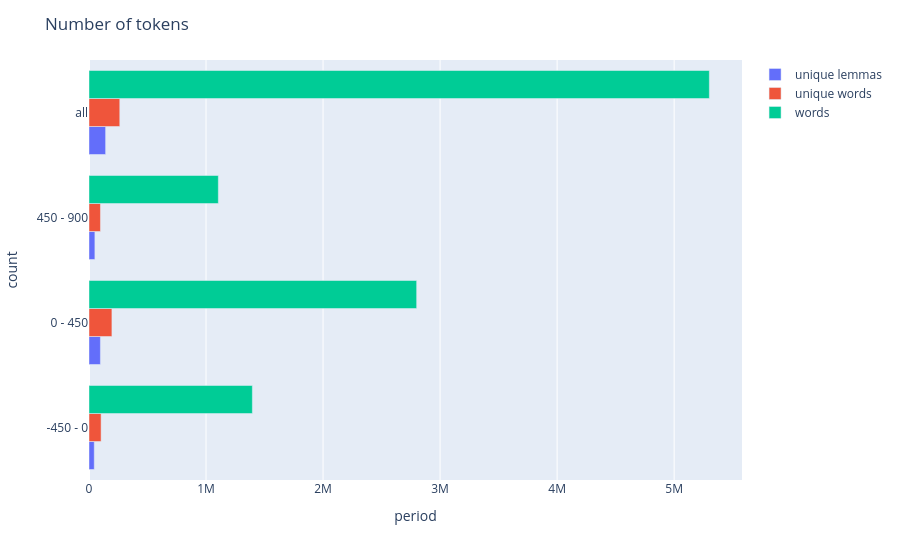

The notebook cell this image was saved under:
### Code cell
fig = px.bar(corpus_stats_df,
             y="period",
             x=["lemmas_u", "words_u", "words"],
             barmode="group",
             orientation='h',
            )
labels=dict(words="words", words_u="unique words", lemmas_u="unique lemmas")

fig.for_each_trace(lambda trace: trace.update(name = labels[trace.name]))

fig.update_layout(
    title="Number of tokens",
    xaxis_title="period",
    yaxis_title="count",
    legend_title="",    
)

fig.show()

### Figure 1 — Plotly figure (JSON) as saved in the notebook; plotly's stock layout.template omitted (floating-point values rounded to 4 significant figures)
{"data": [{"alignmentgroup": "True", "hovertemplate": "variable=lemmas_u<br>value=%{x}<br>period=%{y}<extra></extra>", "legendgroup": "lemmas_u", "marker": {"color": "#636efa", "pattern": {"shape": ""}}, "name": "unique lemmas", "offsetgroup": "lemmas_u", "orientation": "h", "showlegend": true, "textposition": "auto", "type": "bar", "x": [44861, 97396, 50265, 142051], "xaxis": "x", "y": ["-450 - 0", "0 - 450", "450 - 900", "all"], "yaxis": "y"}, {"alignmentgroup": "True", "hovertemplate": "variable=words_u<br>value=%{x}<br>period=%{y}<extra></extra>", "legendgroup": "words_u", "marker": {"color": "#EF553B", "pattern": {"shape": ""}}, "name": "unique words", "offsetgroup": "words_u", "orientation": "h", "showlegend": true, "textposition": "auto", "type": "bar", "x": [103432, 195764, 97905, 262883], "xaxis": "x", "y": ["-450 - 0", "0 - 450", "450 - 900", "all"], "yaxis": "y"}, {"alignmentgroup": "True", "hovertemplate": "variable=words<br>value=%{x}<br>period=%{y}<extra></extra>", "legendgroup": "words", "marker": {"color": "#00cc96", "pattern": {"shape": ""}}, "name": "words", "offsetgroup": "words", "orientation": "h", "showlegend": true, "textposition": "auto", "type": "bar", "x": [1395858, 2799762, 1105116, 5300736], "xaxis": "x", "y": ["-450 - 0", "0 - 450", "450 - 900", "all"], "yaxis": "y"}], "layout": {"autosize": true, "barmode": "group", "legend": {"title": {"text": ""}, "tracegroupgap": 0}, "margin": {"t": 60}, "title": {"text": "Number of tokens"}, "xaxis": {"anchor": "y", "autorange": true, "domain": [0, 1], "range": [0, 5580000.0], "title": {"text": "period"}, "type": "linear"}, "yaxis": {"anchor": "x", "autorange": true, "domain": [0, 1], "range": [-0.5, 3.5], "title": {"text": "count"}, "type": "category"}}}
